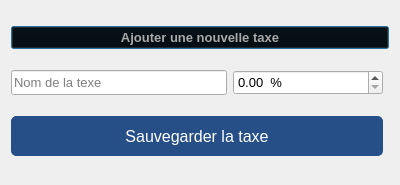
<?xml version="1.0" encoding="UTF-8"?>
<ui version="4.0">
 <class>Dialog</class>
 <widget class="QDialog" name="Dialog">
  <property name="geometry">
   <rect>
    <x>0</x>
    <y>0</y>
    <width>400</width>
    <height>185</height>
   </rect>
  </property>
  <property name="font">
   <font>
    <weight>75</weight>
    <bold>true</bold>
   </font>
  </property>
  <property name="windowTitle">
   <string>NewTaxeDialog</string>
  </property>
  <property name="styleSheet">
   <string notr="true"/>
  </property>
  <layout class="QGridLayout" name="gridLayout">
   <item row="1" column="0">
    <widget class="QLineEdit" name="taxe_name">
     <property name="minimumSize">
      <size>
       <width>0</width>
       <height>25</height>
      </size>
     </property>
     <property name="font">
      <font>
       <pointsize>10</pointsize>
       <weight>50</weight>
       <bold>false</bold>
      </font>
     </property>
     <property name="placeholderText">
      <string>Nom de la texe</string>
     </property>
    </widget>
   </item>
   <item row="0" column="0" colspan="3">
    <widget class="QPushButton" name="add_new_taxe_btn">
     <property name="font">
      <font>
       <pointsize>10</pointsize>
       <weight>75</weight>
       <bold>true</bold>
      </font>
     </property>
     <property name="styleSheet">
      <string notr="true">background-color:transparent;
color:darkgrey;</string>
     </property>
     <property name="text">
      <string>Ajouter une nouvelle taxe</string>
     </property>
    </widget>
   </item>
   <item row="1" column="1">
    <widget class="QDoubleSpinBox" name="taxe_value">
     <property name="minimumSize">
      <size>
       <width>150</width>
       <height>25</height>
      </size>
     </property>
     <property name="font">
      <font>
       <pointsize>10</pointsize>
       <weight>50</weight>
       <bold>false</bold>
      </font>
     </property>
     <property name="suffix">
      <string>  %</string>
     </property>
     <property name="maximum">
      <double>100.000000000000000</double>
     </property>
    </widget>
   </item>
   <item row="2" column="0" colspan="2">
    <widget class="QPushButton" name="save_taxe_btn">
     <property name="minimumSize">
      <size>
       <width>0</width>
       <height>40</height>
      </size>
     </property>
     <property name="font">
      <font>
       <pointsize>12</pointsize>
       <weight>50</weight>
       <bold>false</bold>
      </font>
     </property>
     <property name="styleSheet">
      <string notr="true">border:1px solid rgb(38, 79, 136);
border-radius:5px;
color:white;
background-color: rgb(38, 79, 136);</string>
     </property>
     <property name="text">
      <string>Sauvegarder la taxe</string>
     </property>
    </widget>
   </item>
  </layout>
 </widget>
 <resources/>
 <connections/>
</ui>
